Frame 1 (no input): blank canvas, image omitted
Frame 60 (no input): blank canvas, image omitted
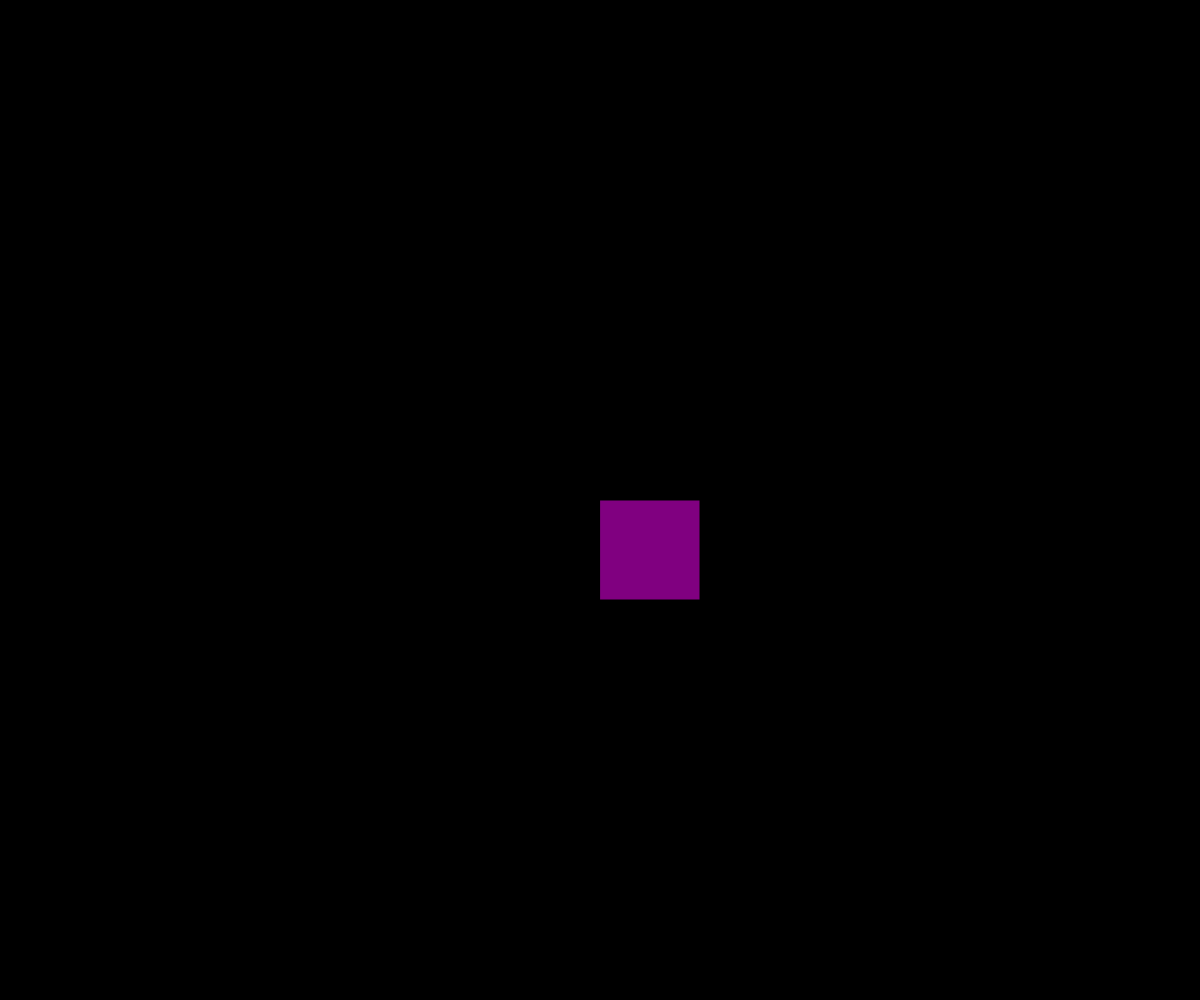
Frame 120 (the mouse pressed at the canvas centre since frame 60)

The p5.js sketch whose frames 1 and 60 were blank and that drew this single picture after the mouse press (run headless with seeded random() and noise() and a simulated clock; from frame 60 on, the mouse is pressed at the canvas centre):

// p5.js sketch
// ── sketch.js
let shapes = []
function setup() {
  createCanvas(windowWidth, windowHeight);
}
function draw() {
  background(0);
  for (let shape of shapes) {
    fill(shape.color)
    if (shape.shapeType === 'square') {
      rect(shape.x, shape.y, 100, 100);
    }
    if (shape.shapeType == 'circle') {
      circle(shape.x, shape.y, 100);
    }
    if (shape.shapeType == 'triangle') {
      triangle(shape.x, shape.y, 30, 75, 58, 20);

  }
}
}
function mousePressed() {
  addAShape();
}
function keyPressed() {

  shapes.pop()
}
function addAShape() {
  shape1 = {
    x: mouseX,
    y: mouseY,
    color: random(['red', 'blue', 'green','yellow','pink','purple','orange']),
    shapeType: random(['square', 'circle','triangle'])
  }
  shapes.push(shape1);
}
